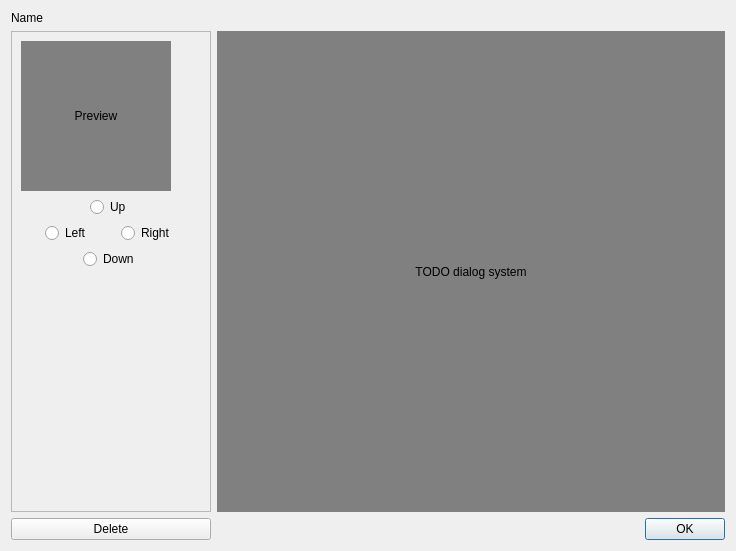
<?xml version="1.0" encoding="UTF-8"?>
<ui version="4.0">
 <class>CharacterInstanceWidget</class>
 <widget class="QDialog" name="CharacterInstanceWidget">
  <property name="windowModality">
   <enum>Qt::ApplicationModal</enum>
  </property>
  <property name="geometry">
   <rect>
    <x>0</x>
    <y>0</y>
    <width>736</width>
    <height>551</height>
   </rect>
  </property>
  <property name="windowTitle">
   <string>Character</string>
  </property>
  <layout class="QGridLayout" name="gridLayout_2">
   <item row="2" column="0">
    <widget class="QPushButton" name="btn_delete">
     <property name="text">
      <string>Delete</string>
     </property>
    </widget>
   </item>
   <item row="2" column="2">
    <widget class="QDialogButtonBox" name="buttonBox">
     <property name="orientation">
      <enum>Qt::Horizontal</enum>
     </property>
     <property name="standardButtons">
      <set>QDialogButtonBox::Ok</set>
     </property>
    </widget>
   </item>
   <item row="1" column="0">
    <widget class="QFrame" name="frame">
     <property name="minimumSize">
      <size>
       <width>200</width>
       <height>0</height>
      </size>
     </property>
     <property name="frameShape">
      <enum>QFrame::StyledPanel</enum>
     </property>
     <property name="frameShadow">
      <enum>QFrame::Raised</enum>
     </property>
     <layout class="QVBoxLayout" name="verticalLayout">
      <item>
       <widget class="QLabel" name="img_preview">
        <property name="sizePolicy">
         <sizepolicy hsizetype="Fixed" vsizetype="Fixed">
          <horstretch>0</horstretch>
          <verstretch>0</verstretch>
         </sizepolicy>
        </property>
        <property name="minimumSize">
         <size>
          <width>150</width>
          <height>150</height>
         </size>
        </property>
        <property name="styleSheet">
         <string notr="true">background:grey</string>
        </property>
        <property name="text">
         <string>Preview</string>
        </property>
        <property name="alignment">
         <set>Qt::AlignCenter</set>
        </property>
       </widget>
      </item>
      <item>
       <layout class="QHBoxLayout" name="horizontalLayout_3">
        <item>
         <widget class="QRadioButton" name="choice_up">
          <property name="sizePolicy">
           <sizepolicy hsizetype="Fixed" vsizetype="Fixed">
            <horstretch>0</horstretch>
            <verstretch>0</verstretch>
           </sizepolicy>
          </property>
          <property name="text">
           <string>Up</string>
          </property>
         </widget>
        </item>
       </layout>
      </item>
      <item>
       <layout class="QHBoxLayout" name="horizontalLayout">
        <item>
         <widget class="QRadioButton" name="choice_left">
          <property name="sizePolicy">
           <sizepolicy hsizetype="Fixed" vsizetype="Fixed">
            <horstretch>0</horstretch>
            <verstretch>0</verstretch>
           </sizepolicy>
          </property>
          <property name="text">
           <string>Left</string>
          </property>
         </widget>
        </item>
        <item>
         <widget class="QRadioButton" name="choice_right">
          <property name="sizePolicy">
           <sizepolicy hsizetype="Fixed" vsizetype="Fixed">
            <horstretch>0</horstretch>
            <verstretch>0</verstretch>
           </sizepolicy>
          </property>
          <property name="text">
           <string>Right</string>
          </property>
         </widget>
        </item>
       </layout>
      </item>
      <item>
       <layout class="QHBoxLayout" name="horizontalLayout_4">
        <item>
         <widget class="QRadioButton" name="choice_down">
          <property name="sizePolicy">
           <sizepolicy hsizetype="Fixed" vsizetype="Fixed">
            <horstretch>0</horstretch>
            <verstretch>0</verstretch>
           </sizepolicy>
          </property>
          <property name="text">
           <string>Down</string>
          </property>
         </widget>
        </item>
       </layout>
      </item>
      <item>
       <spacer name="verticalSpacer">
        <property name="orientation">
         <enum>Qt::Vertical</enum>
        </property>
        <property name="sizeHint" stdset="0">
         <size>
          <width>20</width>
          <height>40</height>
         </size>
        </property>
       </spacer>
      </item>
     </layout>
    </widget>
   </item>
   <item row="1" column="2">
    <widget class="QWidget" name="widget" native="true">
     <property name="styleSheet">
      <string notr="true">background:grey</string>
     </property>
     <layout class="QHBoxLayout" name="horizontalLayout_2">
      <item>
       <widget class="QLabel" name="label">
        <property name="text">
         <string>TODO dialog system</string>
        </property>
        <property name="alignment">
         <set>Qt::AlignCenter</set>
        </property>
       </widget>
      </item>
     </layout>
    </widget>
   </item>
   <item row="0" column="0">
    <widget class="QLabel" name="lbl_name">
     <property name="text">
      <string>Name</string>
     </property>
    </widget>
   </item>
  </layout>
 </widget>
 <resources/>
 <connections>
  <connection>
   <sender>buttonBox</sender>
   <signal>accepted()</signal>
   <receiver>CharacterInstanceWidget</receiver>
   <slot>accept()</slot>
   <hints>
    <hint type="sourcelabel">
     <x>248</x>
     <y>254</y>
    </hint>
    <hint type="destinationlabel">
     <x>157</x>
     <y>274</y>
    </hint>
   </hints>
  </connection>
  <connection>
   <sender>buttonBox</sender>
   <signal>rejected()</signal>
   <receiver>CharacterInstanceWidget</receiver>
   <slot>reject()</slot>
   <hints>
    <hint type="sourcelabel">
     <x>316</x>
     <y>260</y>
    </hint>
    <hint type="destinationlabel">
     <x>286</x>
     <y>274</y>
    </hint>
   </hints>
  </connection>
 </connections>
</ui>
